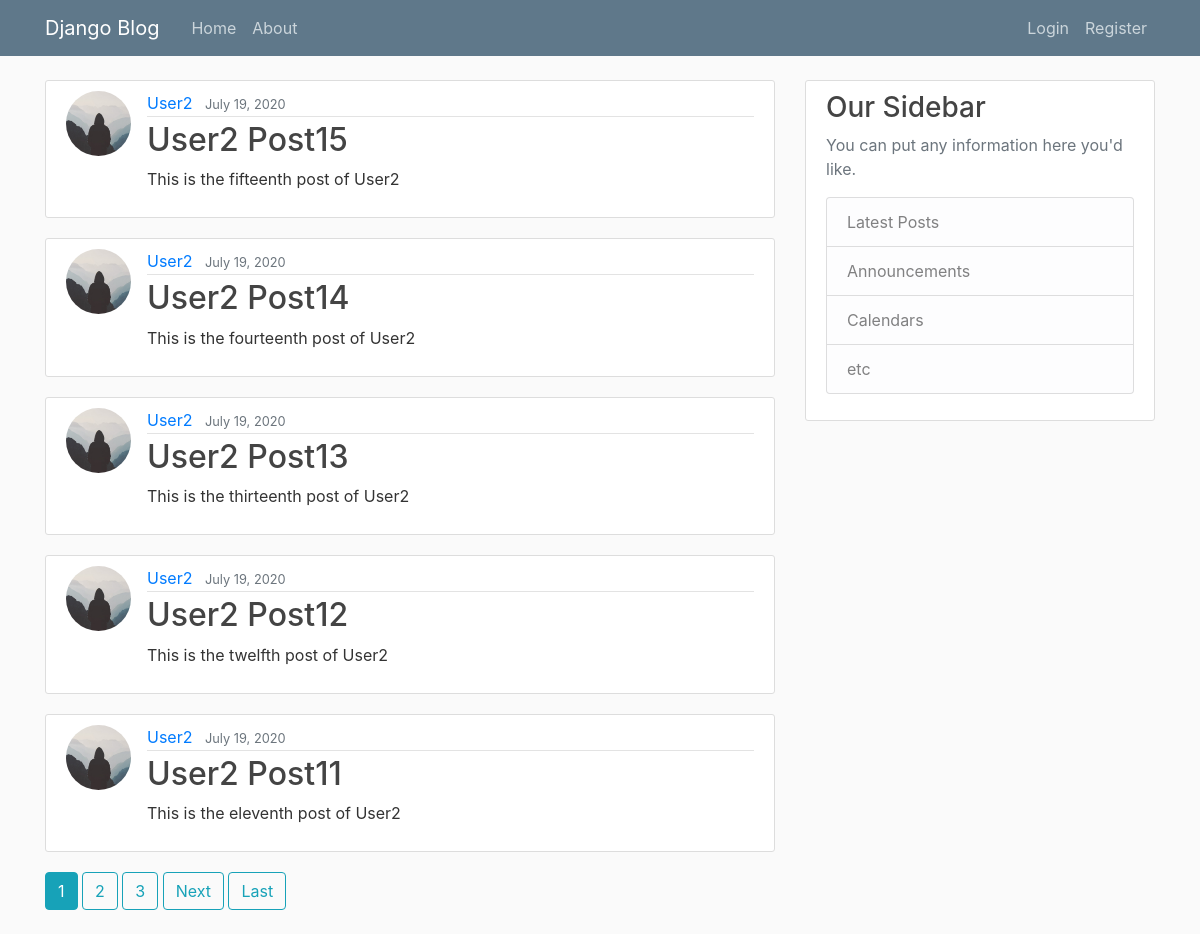
The page / on the database its author committed.
### blog/models.py (models this page shows, shortened)
class Post(models.Model):
    title = models.CharField(max_length = 100)
    content = models.TextField()
    date_posted = models.DateTimeField(default=timezone.now)
    post_author = models.ForeignKey(User, on_delete=models.CASCADE)

### users/models.py (models this page shows, shortened)
class Profile(models.Model):
    user = models.OneToOneField(User, on_delete=models.CASCADE)
    profile = models.ImageField(default='default.jpg', upload_to='profile_pics')

### blog/views.py (the view)
# urls.py: path('', views.PostListView.as_view(), name = 'blog-home'),
class PostListView(ListView):
    model = Post
    template_name = 'blog/home.html'
    context_object_name = 'posts'
    ordering = ['-date_posted']
    paginate_by = 5

### blog/templates/blog/home.html (shortened to what this page needs)
{% extends "blog/basetemplate.html" %}
{% block content %}
    {% for post in posts%}
    <article class="media content-section">
      <img class="rounded-circle article-img" src="{{ post.post_author.profile.profile.url }}">
        <div class="media-body">
          <div class="article-metadata">
            <a class="mr-2" href="{% url 'user-posts' post.post_author.username%}">{{ post.post_author }}</a>
            <small class="text-muted">{{ post.date_posted|date:"F d, Y" }}</small>
          </div>
          <h2><a class="article-title" href="{% url 'post-detail' post.id%}">{{ post.title }}</a></h2>
          <p class="article-content">{{ post.content }}</p>
        </div>
    </article>
    {% endfor %}
    {% if is_paginated %}
      {% for num in page_obj.paginator.page_range %}
        {% if page_obj.number == num %}
          <a class='btn btn-info mb-4' href="?page={{ num }}">{{ num }}</a>
        {% elif num > page_obj.number|add:'-3' and num < page_obj.number|add:'3'%}
          <a class='btn btn-outline-info mb-4' href="?page={{ num }}">{{ num }}</a>
        {% endif %}
      {% endfor %}
      {% if page_obj.has_next %}
        <a class='btn btn-outline-info mb-4' href="?page={{ page_obj.next_page_number }}">Next</a>
        <a class='btn btn-outline-info mb-4' href="?page={{ page_obj.paginator.num_pages }}">Last</a>
      {% endif %}
    {% endif %}
{% endblock %}

### blog/templates/blog/basetemplate.html (shortened to what this page needs)
{% load static %}
<!DOCTYPE html>
<html>
<head>
    <link rel="stylesheet" href="https://maxcdn.bootstrapcdn.com/bootstrap/4.0.0/css/bootstrap.min.css">
    <link rel="stylesheet" type="text/css" href="{% static 'blog/main.css' %}">
</head>
<body>
    <header class="site-header">
      <nav class="navbar navbar-expand-md navbar-dark bg-steel fixed-top">
        <div class="container">
          <a class="navbar-brand mr-4" href="{% url 'blog-home' %}">Django Blog</a>
          <div class="collapse navbar-collapse" id="navbarToggle">
            <div class="navbar-nav mr-auto">
              <a class="nav-item nav-link" href="{% url 'blog-home' %}">Home</a>
              <a class="nav-item nav-link" href="{% url 'blog-about' %}">About</a>
            </div>
            <div class="navbar-nav">
              {% if user.is_authenticated %}
                <a class="nav-item nav-link" href="{% url 'post-create' %}">Create</a>
                <a class="nav-item nav-link" href="{% url 'profile' %}">Profile</a>
                <a class="nav-item nav-link" href="{% url 'logout' %}">Logout</a>
              {% else %}
                <a class="nav-item nav-link" href="{% url 'login' %}">Login</a>
                <a class="nav-item nav-link" href="{% url 'register' %}">Register</a>
              {% endif %}
            </div>
          </div>
        </div>
      </nav>
    </header>
    <main role="main" class="container">
      <div class="row">
        <div class="col-md-8">
          {% block content %}{% endblock %}
        </div>
        <div class="col-md-4">
          <div class="content-section">
            <h3>Our Sidebar</h3>
            <p class='text-muted'>You can put any information here you'd like.
              <ul class="list-group">
                <li class="list-group-item list-group-item-light">Latest Posts</li>
                <li class="list-group-item list-group-item-light">Announcements</li>
                <li class="list-group-item list-group-item-light">Calendars</li>
                <li class="list-group-item list-group-item-light">etc</li>
              </ul>
            </p>
          </div>
        </div>
      </div>
    </main>
</body>
</html>

### blog/static/blog/main.css (style rules this page uses)
body { background: #fafafa; color: #333333; margin-top: 5rem; }
h1, h2, h3, h4, h5, h6 { color: #444444; }
ul { margin: 0; }
.bg-steel { background-color: #5f788a; }
.site-header .navbar-nav .nav-link { color: #cbd5db; }
.content-section { background: #ffffff; padding: 10px 20px; border: 1px solid #dddddd; border-radius: 3px; margin-bottom: 20px; }
.article-title { color: #444444; }
.article-content { white-space: pre-line; }
.article-img { height: 65px; width: 65px; margin-right: 16px; }
.article-metadata { padding-bottom: 1px; margin-bottom: 4px; border-bottom: 1px solid #e3e3e3 }

### rows shown on the page
Post: post_author.profile.profile (placeholder picture), post_author "User2", date_posted "July 19, 2020", title "User2 Post15", content "This is the fifteenth post of User2"
Post: post_author.profile.profile (placeholder picture), post_author "User2", date_posted "July 19, 2020", title "User2 Post14", content "This is the fourteenth post of User2"
Post: post_author.profile.profile (placeholder picture), post_author "User2", date_posted "July 19, 2020", title "User2 Post13", content "This is the thirteenth post of User2"
Post: post_author.profile.profile (placeholder picture), post_author "User2", date_posted "July 19, 2020", title "User2 Post12", content "This is the twelfth post of User2"
Post: post_author.profile.profile (placeholder picture), post_author "User2", date_posted "July 19, 2020", title "User2 Post11", content "This is the eleventh post of User2"

### other values the page prints
{{ num }} "1"
{{ num }} "2" "3"
